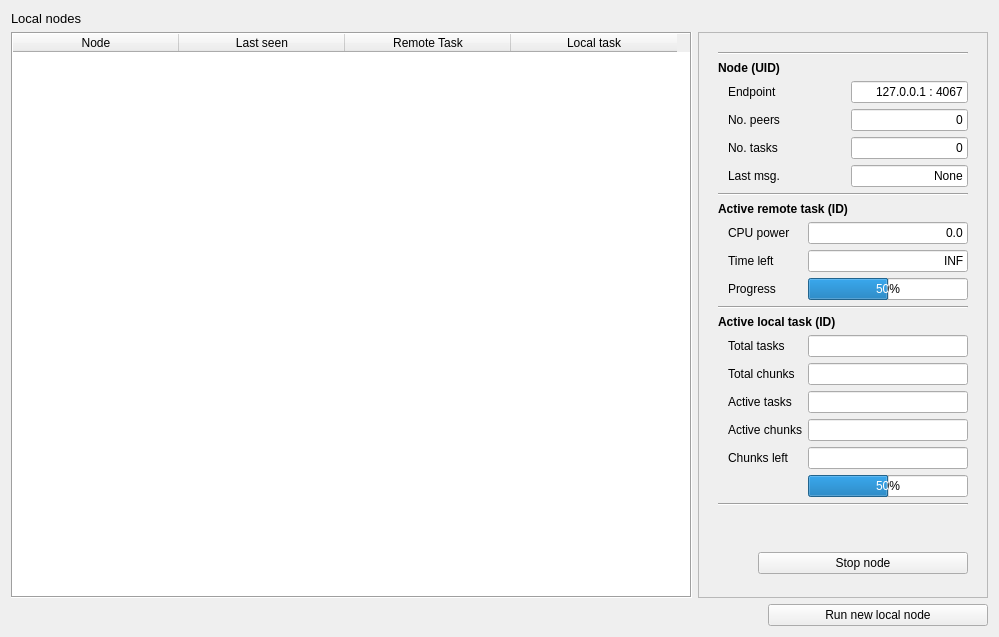
<?xml version="1.0" encoding="UTF-8"?>
<ui version="4.0">
 <class>NodesManagerWidget</class>
 <widget class="QWidget" name="NodesManagerWidget">
  <property name="geometry">
   <rect>
    <x>0</x>
    <y>0</y>
    <width>992</width>
    <height>637</height>
   </rect>
  </property>
  <property name="windowTitle">
   <string>Node manager</string>
  </property>
  <layout class="QHBoxLayout" name="horizontalLayout_3">
   <item>
    <layout class="QVBoxLayout" name="verticalLayout">
     <property name="topMargin">
      <number>0</number>
     </property>
     <item>
      <layout class="QHBoxLayout" name="horizontalLayout">
       <item>
        <widget class="QLabel" name="label">
         <property name="font">
          <font>
           <pointsize>10</pointsize>
          </font>
         </property>
         <property name="text">
          <string>Local nodes</string>
         </property>
        </widget>
       </item>
      </layout>
     </item>
     <item>
      <layout class="QHBoxLayout" name="horizontalLayout_4">
       <item>
        <widget class="QTableWidget" name="nodeTableWidget">
         <property name="sizePolicy">
          <sizepolicy hsizetype="MinimumExpanding" vsizetype="Expanding">
           <horstretch>0</horstretch>
           <verstretch>0</verstretch>
          </sizepolicy>
         </property>
         <property name="minimumSize">
          <size>
           <width>681</width>
           <height>0</height>
          </size>
         </property>
         <property name="frameShape">
          <enum>QFrame::Box</enum>
         </property>
         <property name="editTriggers">
          <set>QAbstractItemView::NoEditTriggers</set>
         </property>
         <property name="showGrid">
          <bool>true</bool>
         </property>
         <property name="rowCount">
          <number>0</number>
         </property>
         <property name="columnCount">
          <number>4</number>
         </property>
         <attribute name="horizontalHeaderCascadingSectionResizes">
          <bool>false</bool>
         </attribute>
         <attribute name="horizontalHeaderDefaultSectionSize">
          <number>166</number>
         </attribute>
         <attribute name="horizontalHeaderMinimumSectionSize">
          <number>27</number>
         </attribute>
         <attribute name="verticalHeaderDefaultSectionSize">
          <number>22</number>
         </attribute>
         <column>
          <property name="text">
           <string>Node</string>
          </property>
         </column>
         <column>
          <property name="text">
           <string>Last seen</string>
          </property>
         </column>
         <column>
          <property name="text">
           <string>Remote Task</string>
          </property>
         </column>
         <column>
          <property name="text">
           <string>Local task</string>
          </property>
         </column>
        </widget>
       </item>
       <item>
        <widget class="QFrame" name="frame">
         <property name="minimumSize">
          <size>
           <width>0</width>
           <height>0</height>
          </size>
         </property>
         <property name="frameShape">
          <enum>QFrame::StyledPanel</enum>
         </property>
         <property name="frameShadow">
          <enum>QFrame::Sunken</enum>
         </property>
         <property name="lineWidth">
          <number>2</number>
         </property>
         <property name="midLineWidth">
          <number>1</number>
         </property>
         <layout class="QHBoxLayout" name="horizontalLayout_6">
          <item>
           <layout class="QVBoxLayout" name="verticalLayout_2">
            <property name="leftMargin">
             <number>10</number>
            </property>
            <property name="topMargin">
             <number>10</number>
            </property>
            <property name="rightMargin">
             <number>10</number>
            </property>
            <property name="bottomMargin">
             <number>10</number>
            </property>
            <item>
             <widget class="Line" name="line_2">
              <property name="orientation">
               <enum>Qt::Horizontal</enum>
              </property>
             </widget>
            </item>
            <item>
             <widget class="QLabel" name="label_5">
              <property name="font">
               <font>
                <weight>75</weight>
                <bold>true</bold>
               </font>
              </property>
              <property name="text">
               <string>Node (UID)</string>
              </property>
             </widget>
            </item>
            <item>
             <layout class="QVBoxLayout" name="verticalLayout_3">
              <property name="leftMargin">
               <number>10</number>
              </property>
              <property name="topMargin">
               <number>0</number>
              </property>
              <property name="rightMargin">
               <number>0</number>
              </property>
              <property name="bottomMargin">
               <number>0</number>
              </property>
              <item>
               <layout class="QGridLayout" name="gridLayout_2">
                <item row="1" column="0">
                 <widget class="QLabel" name="label_8">
                  <property name="text">
                   <string>No. peers</string>
                  </property>
                 </widget>
                </item>
                <item row="0" column="0">
                 <widget class="QLabel" name="label_7">
                  <property name="minimumSize">
                   <size>
                    <width>0</width>
                    <height>0</height>
                   </size>
                  </property>
                  <property name="text">
                   <string>Endpoint</string>
                  </property>
                 </widget>
                </item>
                <item row="0" column="1">
                 <widget class="QLineEdit" name="endpointInput">
                  <property name="sizePolicy">
                   <sizepolicy hsizetype="Preferred" vsizetype="Fixed">
                    <horstretch>0</horstretch>
                    <verstretch>0</verstretch>
                   </sizepolicy>
                  </property>
                  <property name="layoutDirection">
                   <enum>Qt::LeftToRight</enum>
                  </property>
                  <property name="text">
                   <string>127.0.0.1 : 4067</string>
                  </property>
                  <property name="alignment">
                   <set>Qt::AlignRight|Qt::AlignTrailing|Qt::AlignVCenter</set>
                  </property>
                  <property name="readOnly">
                   <bool>true</bool>
                  </property>
                 </widget>
                </item>
                <item row="1" column="1">
                 <widget class="QLineEdit" name="noPeersInput">
                  <property name="sizePolicy">
                   <sizepolicy hsizetype="Preferred" vsizetype="Fixed">
                    <horstretch>0</horstretch>
                    <verstretch>0</verstretch>
                   </sizepolicy>
                  </property>
                  <property name="text">
                   <string>0</string>
                  </property>
                  <property name="alignment">
                   <set>Qt::AlignRight|Qt::AlignTrailing|Qt::AlignVCenter</set>
                  </property>
                  <property name="readOnly">
                   <bool>true</bool>
                  </property>
                 </widget>
                </item>
                <item row="2" column="1">
                 <widget class="QLineEdit" name="noTasks">
                  <property name="sizePolicy">
                   <sizepolicy hsizetype="Preferred" vsizetype="Fixed">
                    <horstretch>0</horstretch>
                    <verstretch>0</verstretch>
                   </sizepolicy>
                  </property>
                  <property name="text">
                   <string>0</string>
                  </property>
                  <property name="alignment">
                   <set>Qt::AlignRight|Qt::AlignTrailing|Qt::AlignVCenter</set>
                  </property>
                  <property name="readOnly">
                   <bool>true</bool>
                  </property>
                 </widget>
                </item>
                <item row="2" column="0">
                 <widget class="QLabel" name="label_9">
                  <property name="text">
                   <string>No. tasks</string>
                  </property>
                 </widget>
                </item>
                <item row="3" column="0">
                 <widget class="QLabel" name="label_10">
                  <property name="text">
                   <string>Last msg.</string>
                  </property>
                 </widget>
                </item>
                <item row="3" column="1">
                 <widget class="QLineEdit" name="lastMsgInput">
                  <property name="sizePolicy">
                   <sizepolicy hsizetype="Preferred" vsizetype="Fixed">
                    <horstretch>0</horstretch>
                    <verstretch>0</verstretch>
                   </sizepolicy>
                  </property>
                  <property name="text">
                   <string>None</string>
                  </property>
                  <property name="alignment">
                   <set>Qt::AlignRight|Qt::AlignTrailing|Qt::AlignVCenter</set>
                  </property>
                  <property name="readOnly">
                   <bool>true</bool>
                  </property>
                 </widget>
                </item>
               </layout>
              </item>
             </layout>
            </item>
            <item>
             <widget class="Line" name="line">
              <property name="orientation">
               <enum>Qt::Horizontal</enum>
              </property>
             </widget>
            </item>
            <item>
             <widget class="QLabel" name="label_6">
              <property name="font">
               <font>
                <weight>75</weight>
                <bold>true</bold>
               </font>
              </property>
              <property name="text">
               <string>Active remote task (ID)</string>
              </property>
             </widget>
            </item>
            <item>
             <layout class="QVBoxLayout" name="verticalLayout_4">
              <property name="leftMargin">
               <number>10</number>
              </property>
              <item>
               <layout class="QGridLayout" name="gridLayout">
                <item row="1" column="0">
                 <widget class="QLabel" name="label_4">
                  <property name="sizePolicy">
                   <sizepolicy hsizetype="Preferred" vsizetype="Preferred">
                    <horstretch>0</horstretch>
                    <verstretch>0</verstretch>
                   </sizepolicy>
                  </property>
                  <property name="text">
                   <string>Time left</string>
                  </property>
                 </widget>
                </item>
                <item row="1" column="1">
                 <widget class="QLineEdit" name="timeLeftInput">
                  <property name="sizePolicy">
                   <sizepolicy hsizetype="Preferred" vsizetype="Fixed">
                    <horstretch>0</horstretch>
                    <verstretch>0</verstretch>
                   </sizepolicy>
                  </property>
                  <property name="text">
                   <string>INF</string>
                  </property>
                  <property name="alignment">
                   <set>Qt::AlignRight|Qt::AlignTrailing|Qt::AlignVCenter</set>
                  </property>
                  <property name="readOnly">
                   <bool>true</bool>
                  </property>
                 </widget>
                </item>
                <item row="0" column="0">
                 <widget class="QLabel" name="label_2">
                  <property name="sizePolicy">
                   <sizepolicy hsizetype="Preferred" vsizetype="Preferred">
                    <horstretch>0</horstretch>
                    <verstretch>0</verstretch>
                   </sizepolicy>
                  </property>
                  <property name="text">
                   <string>CPU power</string>
                  </property>
                 </widget>
                </item>
                <item row="0" column="1">
                 <widget class="QLineEdit" name="cpuPowerInput">
                  <property name="sizePolicy">
                   <sizepolicy hsizetype="Preferred" vsizetype="Fixed">
                    <horstretch>0</horstretch>
                    <verstretch>0</verstretch>
                   </sizepolicy>
                  </property>
                  <property name="text">
                   <string>0.0</string>
                  </property>
                  <property name="alignment">
                   <set>Qt::AlignRight|Qt::AlignTrailing|Qt::AlignVCenter</set>
                  </property>
                  <property name="readOnly">
                   <bool>true</bool>
                  </property>
                 </widget>
                </item>
                <item row="2" column="0">
                 <widget class="QLabel" name="label_3">
                  <property name="text">
                   <string>Progress</string>
                  </property>
                 </widget>
                </item>
                <item row="2" column="1">
                 <widget class="QProgressBar" name="remoteTaskProgressBar">
                  <property name="sizePolicy">
                   <sizepolicy hsizetype="Preferred" vsizetype="Fixed">
                    <horstretch>0</horstretch>
                    <verstretch>0</verstretch>
                   </sizepolicy>
                  </property>
                  <property name="minimumSize">
                   <size>
                    <width>160</width>
                    <height>0</height>
                   </size>
                  </property>
                  <property name="value">
                   <number>50</number>
                  </property>
                 </widget>
                </item>
               </layout>
              </item>
             </layout>
            </item>
            <item>
             <widget class="Line" name="line_3">
              <property name="orientation">
               <enum>Qt::Horizontal</enum>
              </property>
             </widget>
            </item>
            <item>
             <widget class="QLabel" name="label_11">
              <property name="font">
               <font>
                <weight>75</weight>
                <bold>true</bold>
               </font>
              </property>
              <property name="text">
               <string>Active local task (ID)</string>
              </property>
             </widget>
            </item>
            <item>
             <layout class="QGridLayout" name="gridLayout_3">
              <property name="leftMargin">
               <number>10</number>
              </property>
              <property name="topMargin">
               <number>0</number>
              </property>
              <item row="0" column="1">
               <widget class="QLineEdit" name="totalTasks">
                <property name="sizePolicy">
                 <sizepolicy hsizetype="Preferred" vsizetype="Fixed">
                  <horstretch>0</horstretch>
                  <verstretch>0</verstretch>
                 </sizepolicy>
                </property>
                <property name="alignment">
                 <set>Qt::AlignRight|Qt::AlignTrailing|Qt::AlignVCenter</set>
                </property>
                <property name="readOnly">
                 <bool>true</bool>
                </property>
               </widget>
              </item>
              <item row="0" column="0">
               <widget class="QLabel" name="label_12">
                <property name="sizePolicy">
                 <sizepolicy hsizetype="Preferred" vsizetype="Preferred">
                  <horstretch>0</horstretch>
                  <verstretch>0</verstretch>
                 </sizepolicy>
                </property>
                <property name="text">
                 <string>Total tasks</string>
                </property>
               </widget>
              </item>
              <item row="5" column="1">
               <widget class="QProgressBar" name="localTaskProgressBar">
                <property name="sizePolicy">
                 <sizepolicy hsizetype="Preferred" vsizetype="Fixed">
                  <horstretch>0</horstretch>
                  <verstretch>0</verstretch>
                 </sizepolicy>
                </property>
                <property name="minimumSize">
                 <size>
                  <width>160</width>
                  <height>0</height>
                 </size>
                </property>
                <property name="value">
                 <number>50</number>
                </property>
               </widget>
              </item>
              <item row="1" column="0">
               <widget class="QLabel" name="label_13">
                <property name="text">
                 <string>Total chunks</string>
                </property>
               </widget>
              </item>
              <item row="2" column="0">
               <widget class="QLabel" name="label_14">
                <property name="text">
                 <string>Active tasks</string>
                </property>
               </widget>
              </item>
              <item row="3" column="0">
               <widget class="QLabel" name="label_15">
                <property name="text">
                 <string>Active chunks</string>
                </property>
               </widget>
              </item>
              <item row="4" column="0">
               <widget class="QLabel" name="label_16">
                <property name="text">
                 <string>Chunks left</string>
                </property>
               </widget>
              </item>
              <item row="1" column="1">
               <widget class="QLineEdit" name="totalChunksCalculatedInput">
                <property name="sizePolicy">
                 <sizepolicy hsizetype="Preferred" vsizetype="Fixed">
                  <horstretch>0</horstretch>
                  <verstretch>0</verstretch>
                 </sizepolicy>
                </property>
                <property name="alignment">
                 <set>Qt::AlignRight|Qt::AlignTrailing|Qt::AlignVCenter</set>
                </property>
                <property name="readOnly">
                 <bool>true</bool>
                </property>
               </widget>
              </item>
              <item row="2" column="1">
               <widget class="QLineEdit" name="activeTasksInput">
                <property name="sizePolicy">
                 <sizepolicy hsizetype="Preferred" vsizetype="Fixed">
                  <horstretch>0</horstretch>
                  <verstretch>0</verstretch>
                 </sizepolicy>
                </property>
                <property name="alignment">
                 <set>Qt::AlignRight|Qt::AlignTrailing|Qt::AlignVCenter</set>
                </property>
                <property name="readOnly">
                 <bool>true</bool>
                </property>
               </widget>
              </item>
              <item row="3" column="1">
               <widget class="QLineEdit" name="activeChunksInput">
                <property name="sizePolicy">
                 <sizepolicy hsizetype="Preferred" vsizetype="Fixed">
                  <horstretch>0</horstretch>
                  <verstretch>0</verstretch>
                 </sizepolicy>
                </property>
                <property name="alignment">
                 <set>Qt::AlignRight|Qt::AlignTrailing|Qt::AlignVCenter</set>
                </property>
                <property name="readOnly">
                 <bool>true</bool>
                </property>
               </widget>
              </item>
              <item row="4" column="1">
               <widget class="QLineEdit" name="chunksLeftInput">
                <property name="sizePolicy">
                 <sizepolicy hsizetype="Preferred" vsizetype="Fixed">
                  <horstretch>0</horstretch>
                  <verstretch>0</verstretch>
                 </sizepolicy>
                </property>
                <property name="alignment">
                 <set>Qt::AlignRight|Qt::AlignTrailing|Qt::AlignVCenter</set>
                </property>
                <property name="readOnly">
                 <bool>true</bool>
                </property>
               </widget>
              </item>
             </layout>
            </item>
            <item>
             <widget class="Line" name="line_4">
              <property name="orientation">
               <enum>Qt::Horizontal</enum>
              </property>
             </widget>
            </item>
            <item>
             <spacer name="verticalSpacer">
              <property name="orientation">
               <enum>Qt::Vertical</enum>
              </property>
              <property name="sizeType">
               <enum>QSizePolicy::MinimumExpanding</enum>
              </property>
              <property name="sizeHint" stdset="0">
               <size>
                <width>20</width>
                <height>40</height>
               </size>
              </property>
             </spacer>
            </item>
            <item>
             <layout class="QHBoxLayout" name="horizontalLayout_5">
              <property name="topMargin">
               <number>0</number>
              </property>
              <item>
               <spacer name="horizontalSpacer_2">
                <property name="orientation">
                 <enum>Qt::Horizontal</enum>
                </property>
                <property name="sizeType">
                 <enum>QSizePolicy::Preferred</enum>
                </property>
                <property name="sizeHint" stdset="0">
                 <size>
                  <width>40</width>
                  <height>20</height>
                 </size>
                </property>
               </spacer>
              </item>
              <item>
               <widget class="QPushButton" name="stopNodePushButton">
                <property name="sizePolicy">
                 <sizepolicy hsizetype="Minimum" vsizetype="Fixed">
                  <horstretch>0</horstretch>
                  <verstretch>0</verstretch>
                 </sizepolicy>
                </property>
                <property name="minimumSize">
                 <size>
                  <width>50</width>
                  <height>0</height>
                 </size>
                </property>
                <property name="text">
                 <string>Stop node</string>
                </property>
               </widget>
              </item>
             </layout>
            </item>
            <item>
             <spacer name="verticalSpacer_2">
              <property name="orientation">
               <enum>Qt::Vertical</enum>
              </property>
              <property name="sizeType">
               <enum>QSizePolicy::Preferred</enum>
              </property>
              <property name="sizeHint" stdset="0">
               <size>
                <width>20</width>
                <height>40</height>
               </size>
              </property>
             </spacer>
            </item>
           </layout>
          </item>
         </layout>
        </widget>
       </item>
      </layout>
     </item>
     <item>
      <layout class="QHBoxLayout" name="horizontalLayout_2">
       <item>
        <spacer name="horizontalSpacer">
         <property name="orientation">
          <enum>Qt::Horizontal</enum>
         </property>
         <property name="sizeHint" stdset="0">
          <size>
           <width>40</width>
           <height>20</height>
          </size>
         </property>
        </spacer>
       </item>
       <item>
        <widget class="QPushButton" name="fireNewPushButton">
         <property name="minimumSize">
          <size>
           <width>220</width>
           <height>0</height>
          </size>
         </property>
         <property name="text">
          <string>Run new local node</string>
         </property>
        </widget>
       </item>
      </layout>
     </item>
    </layout>
   </item>
  </layout>
 </widget>
 <resources/>
 <connections/>
</ui>
